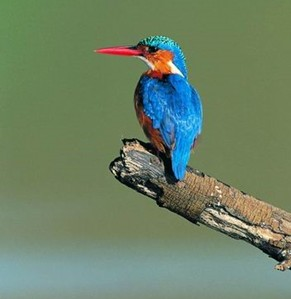
#> input picture homework 1/bird.jpg, 291 x 299 px
$ python Task6.py
#> lines starting #> are read from the running program, lines starting #| are printed output that depends on the picture
import cv2
import numpy as np
import matplotlib.pyplot as plt

print("=== TASK 6: Show All Results ===")

# Create or load image
img = cv2.imread('bird.jpg')
#> img is the input picture: shape (299, 291, 3); mean B, G, R 102.9, 130.1, 109.7
if img is None:
    # Create a synthetic image
    img = np.zeros((300, 400, 3), dtype=np.uint8)
    cv2.rectangle(img, (50, 50), (150, 150), (255, 0, 0), -1)  # Blue
    cv2.circle(img, (300, 100), 50, (0, 255, 0), -1)  # Green
    cv2.rectangle(img, (200, 200), (300, 250), (0, 0, 255), -1)  # Red

img_rgb = cv2.cvtColor(img, cv2.COLOR_BGR2RGB)
height, width = img.shape[:2]
#> height = 299; width = 291

# Apply all transformations (same as individual tasks)
# Task 2: Translation
tx, ty = 100, 50
M_translation = np.float32([[1, 0, tx], [0, 1, ty]])
translated_img = cv2.warpAffine(img_rgb, M_translation, (width, height))
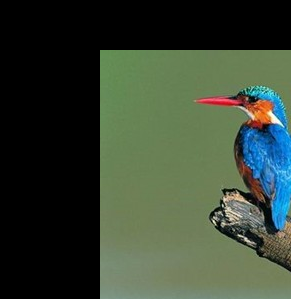
#> translated_img: shape (299, 291, 3); mean R, G, B 55.5, 67.7, 52.3

# Task 3: Rotation
center = (width // 2, height // 2)
#> center = (145, 149)
angle = 45
M_rotation = cv2.getRotationMatrix2D(center, angle, 1.0)
rotated_img = cv2.warpAffine(img_rgb, M_rotation, (width, height))
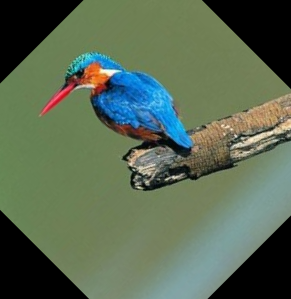
#> rotated_img: shape (299, 291, 3); mean R, G, B 89.8, 105.9, 83.7

# Task 4: Scaling
scale_factor = 0.6
scaled_img = cv2.resize(img_rgb, None, fx=scale_factor, fy=scale_factor, interpolation=cv2.INTER_LINEAR)
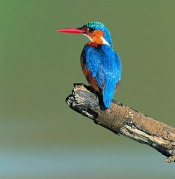
#> scaled_img: shape (179, 175, 3); mean R, G, B 109.7, 130, 102.8

# Task 5: Affine
pts1 = np.float32([[50, 50], [200, 50], [50, 200]])
pts2 = np.float32([[10, 100], [200, 50], [100, 250]])
M_affine = cv2.getAffineTransform(pts1, pts2)
affine_img = cv2.warpAffine(img_rgb, M_affine, (width, height))
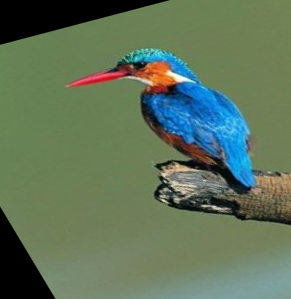
#> affine_img: shape (299, 291, 3); mean R, G, B 96, 115.7, 90.5

# Display all results in a grid
plt.figure(figsize=(16, 10))

# Task 1: Original Image
plt.subplot(2, 3, 1)
plt.imshow(img_rgb)
plt.title('1. Original Image', fontweight='bold')
plt.axis('off')

# Task 2: Translated Image
plt.subplot(2, 3, 2)
plt.imshow(translated_img)
plt.title('2. Translated Image', fontweight='bold')
plt.axis('off')

# Task 3: Rotated Image
plt.subplot(2, 3, 3)
plt.imshow(rotated_img)
plt.title('3. Rotated Image', fontweight='bold')
plt.axis('off')

# Task 4: Scaled Image
plt.subplot(2, 3, 4)
plt.imshow(scaled_img)
plt.title('4. Scaled Image', fontweight='bold')
plt.axis('off')

# Task 5: Affine Image
plt.subplot(2, 3, 5)
plt.imshow(affine_img)
plt.title('5. Affine Image', fontweight='bold')
plt.axis('off')

# Empty subplot for clean layout
plt.subplot(2, 3, 6)
plt.axis('off')

plt.tight_layout()
plt.show()

print("All tasks displayed successfully!")
print("Task 6 completed successfully!")
